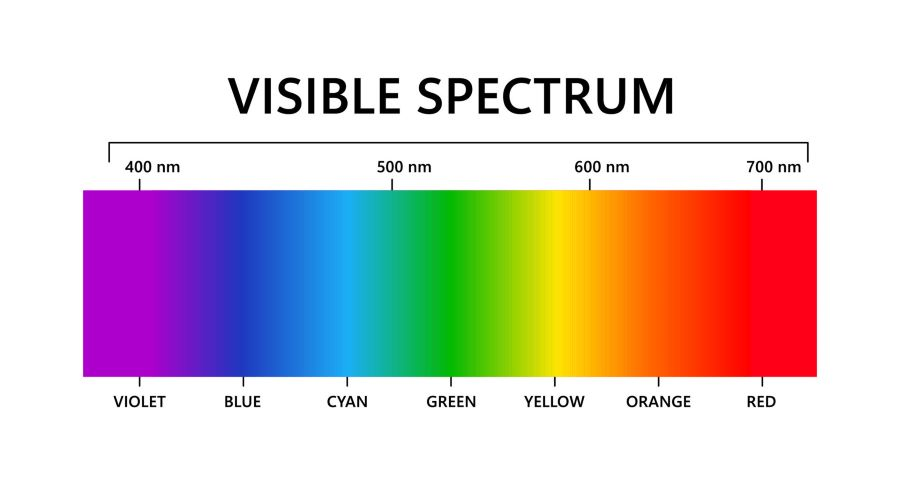
#> input picture images/colores.jpg, 900 x 500 px
$ jupyter execute P01.ipynb
#> lines starting #> are read from the running program, lines starting #| are printed output that depends on the picture
# Práctica 1: Procesamiento de Imágenes, audio y vídeo

### Participantes:
- Gerardo León Quintana
- Susana Suárez Mendoza

[cell 1]
import cv2 as cv
import numpy as np

#### 1a. Hacer un programa que cargue una imagen y que obtenga y muestre el valor RGB de cada píxel de la imagen sobre el que esté el cursor del ratón.

[cell 2]
img = cv.imread('./images/colores.jpg', cv.IMREAD_COLOR)
#> img is the input picture: shape (500, 900, 3); mean B, G, R 200.4, 202.8, 215
img_original = img.copy()

# [12 lines left out: function mouse_event, not called in this run]

cv.imshow('colores', img)
cv.setMouseCallback('colores', mouse_event)
cv.waitKey(0)
cv.destroyAllWindows()

### 1b. Hacer un programa para dibujar las siguientes primitivas con el ratón

- Líneas
- Rectángulos
- Círculos
- Especificar el color en RGB de las primitivas
- Definir el grosor de las líneas

[cell 3]
img = np.zeros((512, 512, 3), dtype=np.uint8) + 255
img_orig = img.copy()

drawing = False
mode = 'line'
start_point = (-1, -1)
color = (0, 0, 0)
thickness = 1

def nothing(x):
    pass

# [33 lines left out: function draw_shape, not called in this run]

cv.namedWindow('image')
cv.setMouseCallback('image', draw_shape)

cv.createTrackbar('R','image',0,255,nothing)
cv.createTrackbar('G','image',0,255,nothing)
cv.createTrackbar('B','image',0,255,nothing)
cv.createTrackbar('Thickness', 'image', 1, 5, nothing)

def change_color(r, g, b):
    global color
    color = (b, g, r)

def change_thickness(new_thickness):
    global thickness
    thickness = new_thickness

while True:
    cv.imshow('image', img)
    key = cv.waitKey(1) & 0xFF
#> (key q is pressed here)

    change_color(cv.getTrackbarPos('R','image'), cv.getTrackbarPos('G','image'), cv.getTrackbarPos('B','image'))
    change_thickness( cv.getTrackbarPos('Thickness','image'))

    if key == ord('m'):
        mode = 'line' if mode == 'circle' else 'rectangle' if mode == 'line' else 'circle'
    elif key == ord('q'):
        break
    elif key == ord('d'):
        img[:] = img_orig

cv.destroyAllWindows()

### 2. Mejoras del programa:

- Permitir crear figuras rellenas (seleccionar a través de la interfaz)
- Poder crear otras primitivas (construir polilíneas y polígonos, elipses…)
- Guardar el dibujo como un vídeo para ver cómo se realizó paso a paso
- Aportación propia

[cell 4]
img = np.zeros((1024, 1024, 3), dtype=np.uint8) + 255
img_orig = img.copy()

drawing = False
mode = 'line'
start_point = (-1, -1)
color = (0, 0, 0)
thickness = 1
filled = False
points = []
actions = []

def nothing(x):
    pass

# [47 lines left out: function draw_shape, not called in this run]


# Crear una ventana y establecer la función de callback para el ratón
cv.namedWindow('image')
cv.setMouseCallback('image', draw_shape)

# Crear trackbars para ajustar el color, grosor y relleno
cv.createTrackbar('R','image',0,255,nothing)
cv.createTrackbar('G','image',0,255,nothing)
cv.createTrackbar('B','image',0,255,nothing)
cv.createTrackbar('Thickness', 'image', 1, 5, nothing)
cv.createTrackbar('Filled', 'image', 0, 1, nothing)

def change_color(r, g, b):
    global color
    color = (b, g, r)

def change_thickness(new_thickness):
    global thickness
    thickness = new_thickness

def change_filled(filled_value):
    global filled
    filled = bool(filled_value)

def display_mode(image):
    font = cv.FONT_HERSHEY_SIMPLEX
    cv.putText(image, f'Mode: {mode}', (10, 30), font, 0.75, (0, 0, 0), 2, cv.LINE_AA)

# Dimensiones de la imagen y creación del video
height, width, _ = img.shape
video = cv.VideoWriter('drawing.mp4', cv.VideoWriter_fourcc(*'MP4V'), 160, (width, height))

# Mostrar la imagen inicial
cv.imshow('image', img)

while True:
    img_with_mode = img.copy()
    display_mode(img_with_mode)
    cv.imshow('image', img_with_mode)
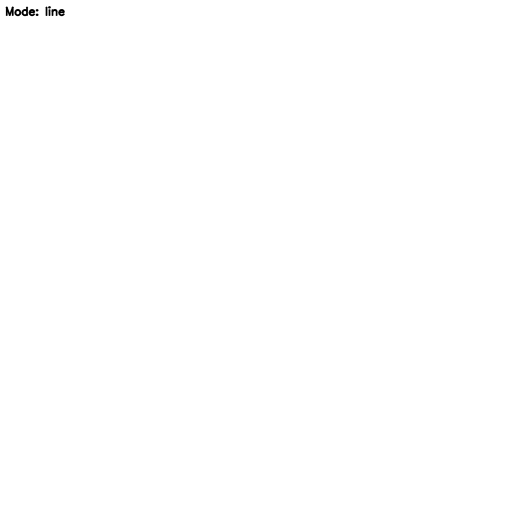
#> window 'image': shape (1024, 1024, 3) (shown at 1/2 size); min 0, max 255, mean 254.8
    video.write(img)
    key = cv.waitKey(1) & 0xFF
#> (key q is pressed here)

    # Cambiar color, grosor y relleno basados en los valores de los trackbars
    change_color(cv.getTrackbarPos('R','image'), cv.getTrackbarPos('G','image'), cv.getTrackbarPos('B','image'))
    change_thickness(cv.getTrackbarPos('Thickness','image'))
    change_filled(cv.getTrackbarPos('Filled','image'))

    # Cambiar modo de dibujo con la tecla 'm'
    if key == ord('m'):
        if mode == 'line':
            mode = 'rectangle'
        elif mode == 'rectangle':
            mode = 'circle'
        elif mode == 'circle':
            mode = 'ellipse'
        elif mode == 'ellipse':
            mode = 'polyline'
        elif mode == 'polyline':
            points = []
            mode = 'polygon'
        elif mode == 'polygon':
            mode = 'line'

    # Salir del programa con 'q'
    elif key == ord('q'):
        break

    # Limpiar la imagen y reiniciar
    elif key == ord('d'):
        img = img_orig.copy()
        cv.imshow('image', img)
        actions = []

    # Deshacer la última acción con 'r'
    elif key == ord('r') and actions:
        actions.pop()
        if actions:
            img = actions[-1].copy()
        else:
            img = img_orig.copy()
        cv.imshow('image', img)

    elif key == ord('c'):
        if mode == 'polygon':
            if len(points) > 2:
                cv.polylines(img, [np.array(points)], isClosed=True, color=(0, 0, 255), thickness=thickness)
                points = []
        elif mode == 'polyline':
            points = []
        cv.imshow('image', img)

video.release()
cv.destroyAllWindows()
